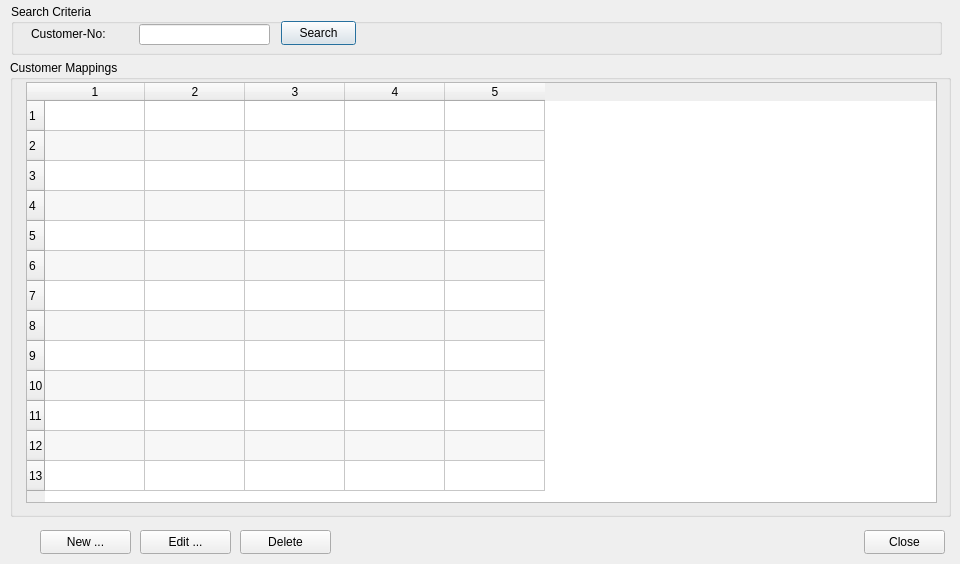
<?xml version="1.0" encoding="UTF-8"?>
<ui version="4.0">
 <class>CustomerMappingsClass</class>
 <widget class="QDialog" name="CustomerMappingsClass">
  <property name="geometry">
   <rect>
    <x>0</x>
    <y>0</y>
    <width>960</width>
    <height>564</height>
   </rect>
  </property>
  <property name="windowTitle">
   <string>NA22 Customer Mappings</string>
  </property>
  <widget class="QGroupBox" name="grpSearchCtriteria">
   <property name="geometry">
    <rect>
     <x>11</x>
     <y>4</y>
     <width>931</width>
     <height>51</height>
    </rect>
   </property>
   <property name="title">
    <string>Search Criteria</string>
   </property>
   <widget class="QPushButton" name="btnSearch">
    <property name="geometry">
     <rect>
      <x>270</x>
      <y>17</y>
      <width>75</width>
      <height>24</height>
     </rect>
    </property>
    <property name="text">
     <string>Search</string>
    </property>
    <property name="default">
     <bool>true</bool>
    </property>
   </widget>
   <widget class="QLabel" name="lblCustNo">
    <property name="geometry">
     <rect>
      <x>20</x>
      <y>20</y>
      <width>101</width>
      <height>20</height>
     </rect>
    </property>
    <property name="text">
     <string>Customer-No:</string>
    </property>
   </widget>
   <widget class="QLineEdit" name="txtCustNo">
    <property name="geometry">
     <rect>
      <x>128</x>
      <y>20</y>
      <width>131</width>
      <height>21</height>
     </rect>
    </property>
   </widget>
  </widget>
  <widget class="QGroupBox" name="grpTransactionData">
   <property name="geometry">
    <rect>
     <x>10</x>
     <y>60</y>
     <width>941</width>
     <height>457</height>
    </rect>
   </property>
   <property name="title">
    <string>Customer Mappings</string>
   </property>
   <widget class="BasarTableWidget" name="twCustomerMappings">
    <property name="geometry">
     <rect>
      <x>16</x>
      <y>22</y>
      <width>911</width>
      <height>421</height>
     </rect>
    </property>
    <property name="verticalScrollBarPolicy">
     <enum>Qt::ScrollBarAlwaysOff</enum>
    </property>
    <property name="tabKeyNavigation">
     <bool>false</bool>
    </property>
    <property name="alternatingRowColors">
     <bool>true</bool>
    </property>
    <property name="selectionBehavior">
     <enum>QAbstractItemView::SelectRows</enum>
    </property>
    <property name="rowCount">
     <number>13</number>
    </property>
    <property name="columnCount">
     <number>5</number>
    </property>
    <row/>
    <row/>
    <row/>
    <row/>
    <row/>
    <row/>
    <row/>
    <row/>
    <row/>
    <row/>
    <row/>
    <row/>
    <row/>
    <column/>
    <column/>
    <column/>
    <column/>
    <column/>
   </widget>
  </widget>
  <widget class="QPushButton" name="btnClose">
   <property name="geometry">
    <rect>
     <x>864</x>
     <y>530</y>
     <width>81</width>
     <height>24</height>
    </rect>
   </property>
   <property name="text">
    <string>Close</string>
   </property>
  </widget>
  <widget class="QPushButton" name="btnNew">
   <property name="geometry">
    <rect>
     <x>40</x>
     <y>530</y>
     <width>91</width>
     <height>24</height>
    </rect>
   </property>
   <property name="text">
    <string>New ...</string>
   </property>
  </widget>
  <widget class="QPushButton" name="btnEdit">
   <property name="geometry">
    <rect>
     <x>140</x>
     <y>530</y>
     <width>91</width>
     <height>24</height>
    </rect>
   </property>
   <property name="text">
    <string>Edit ...</string>
   </property>
  </widget>
  <widget class="QPushButton" name="btnDelete">
   <property name="geometry">
    <rect>
     <x>240</x>
     <y>530</y>
     <width>91</width>
     <height>24</height>
    </rect>
   </property>
   <property name="text">
    <string>Delete</string>
   </property>
  </widget>
 </widget>
 <layoutdefault spacing="6" margin="11"/>
 <customwidgets>
  <customwidget>
   <class>BasarTableWidget</class>
   <extends>QTableWidget</extends>
   <header>libbasarqtwidget_tablewidget.h</header>
  </customwidget>
 </customwidgets>
 <tabstops>
  <tabstop>txtCustNo</tabstop>
  <tabstop>btnSearch</tabstop>
  <tabstop>twCustomerMappings</tabstop>
  <tabstop>btnNew</tabstop>
  <tabstop>btnEdit</tabstop>
  <tabstop>btnDelete</tabstop>
  <tabstop>btnClose</tabstop>
 </tabstops>
 <resources/>
 <connections/>
</ui>
